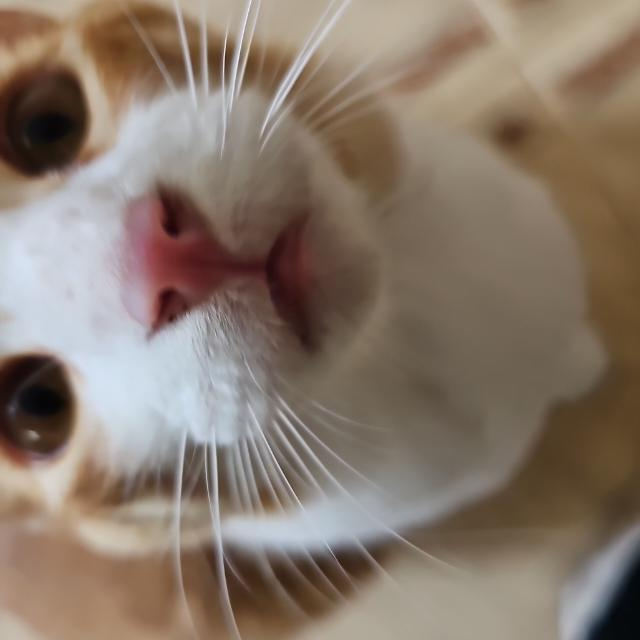
#> input picture lynx_server/uploads/buffer_imagen.png, 640 x 640 px, given in place of the camera
$ python vision_02.py
#> lines starting #> are read from the running program, lines starting #| are printed output that depends on the picture; after the words box and inside, x2 and y2 are one past the last pixel; in counts of white or black regions, pixels touching at a corner belong together
import cv2
import numpy as np
import time
from scipy.interpolate import splprep, splev

def nothing(x): pass

# --- Math & Vision Functions ---

def suavizar_contorno_spline(contour, suavidad=0.0):
    """Converts a rough contour into a smooth B-Spline curve."""
    pts = [tuple(p[0]) for p in contour]
    unique_pts = [pts[0]]
    for p in pts[1:]:
        if p != unique_pts[-1]:
            unique_pts.append(p)

    if len(unique_pts) < 4:
        return [(int(p[0]), int(p[1])) for p in unique_pts]

    x = [p[0] for p in unique_pts]
    y = [p[1] for p in unique_pts]

    try:
        # per=False prevents Scipy from forcing a closed curve, avoiding warnings
        tck, u = splprep([x, y], s=suavidad, per=False)
        u_new = np.linspace(u.min(), u.max(), len(unique_pts) * 5)
        x_new, y_new = splev(u_new, tck, der=0)

        return [(int(x_new[i]), int(y_new[i])) for i in range(len(x_new))]

    except Exception:
        return [(int(p[0]), int(p[1])) for p in unique_pts]

def extraer_vectores_organicos(imagen_binaria, suavidad, min_len):
    """Extraction engine for organic contour smoothing."""
    contornos, _ = cv2.findContours(imagen_binaria, cv2.RETR_LIST, cv2.CHAIN_APPROX_NONE)

    rutas_extraidas = []
    for cnt in contornos:
        if cv2.arcLength(cnt, False) > min_len:
            ruta_suave = suavizar_contorno_spline(cnt, suavidad)
            rutas_extraidas.append(ruta_suave)

    return rutas_extraidas

# --- Core Logic ---

def procesar_frame(frame, config=None):
    """
    Applies B-Spline visual logic.
    Returns: rutas_finales, edges_cleaned
    """
    if config is None:
        config = {
            'bloque': 11, 'c': 2, 'suavidad': 50, 'basura': 15
        }

    val_bloque = config['bloque']
    val_c = config['c']
    val_suavidad = config['suavidad']
    val_basura = config['basura']

    if val_bloque % 2 == 0: val_bloque += 1
    if val_bloque < 3: val_bloque = 3

    gray = cv2.cvtColor(frame, cv2.COLOR_BGR2GRAY)
    gray = cv2.medianBlur(gray, 5)

    edges = cv2.adaptiveThreshold(
        gray, 255,
        cv2.ADAPTIVE_THRESH_GAUSSIAN_C,
        cv2.THRESH_BINARY,
        val_bloque,
        val_c
    )

    edges_inv = cv2.bitwise_not(edges)
    kernel = np.ones((2,2), np.uint8)
    edges_cleaned = cv2.morphologyEx(edges_inv, cv2.MORPH_OPEN, kernel)

    rutas_finales = extraer_vectores_organicos(edges_cleaned, val_suavidad, val_basura)

    return rutas_finales, edges_cleaned

# --- Camera & Standalone UI ---

def obtener_trazos_organicos(usar_ui=True, cam_index=0):
    """Standalone test for organic splines extraction."""
#> called with usar_ui = True, cam_index = 0
    cap = cv2.VideoCapture(cam_index)
    while True:
        ret, frame = cap.read()
#> frame is the input picture: shape (640, 640, 3); mean B, G, R 107.4, 120.6, 136.1
        if not ret: break

        frame = cv2.flip(frame, 1)
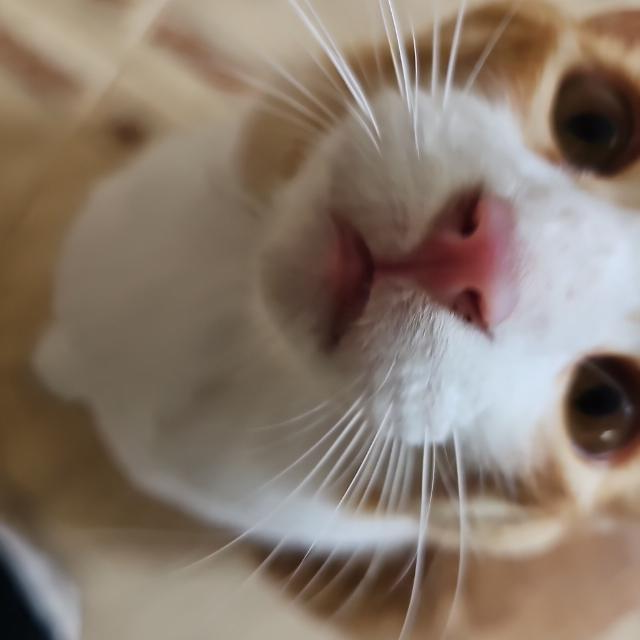
#> frame: shape (640, 640, 3); mean B, G, R 107.4, 120.6, 136.1
        rutas, img_debug = procesar_frame(frame)
#> in procesar_frame, `gray = cv2.cvtColor(frame, cv2.COLOR_BGR2GRAY)`:
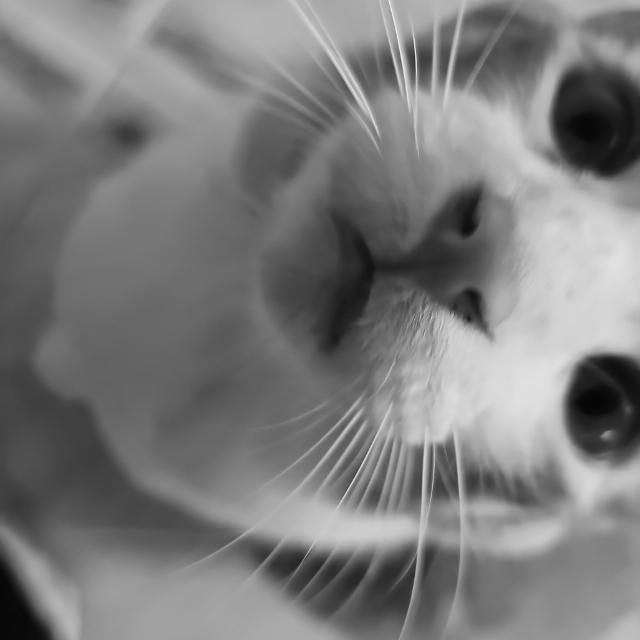
#> gray: shape (640, 640); min 5, max 247, mean 123.8
#> in procesar_frame, `edges = cv2.adaptiveThreshold( gray, 255, cv2.ADAPTIVE_THRESH_GAUSSIAN..`:
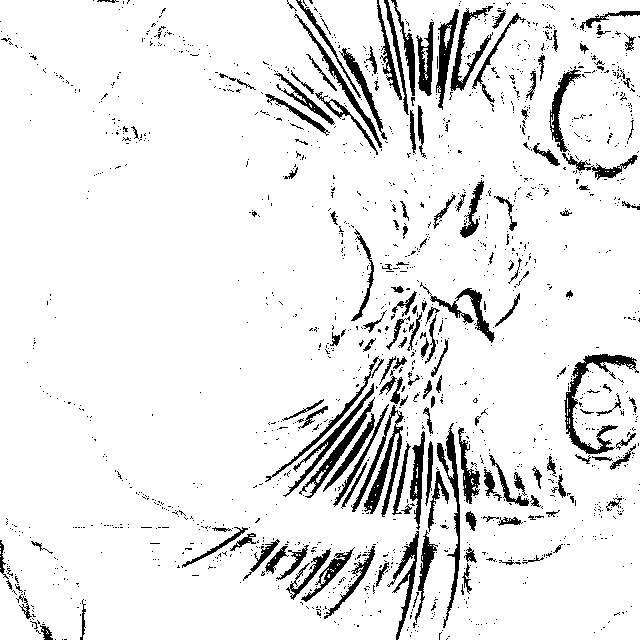
#> edges: shape (640, 640); 91.3% white; 1574 black regions (1414 under 20 px), largest, box (x1, y1, x2, y2) and area: (351, 405, 404, 517) 1543, (564, 354, 639, 454) 1538, (437, 423, 460, 628) 1076
#> in procesar_frame, `edges_cleaned = cv2.morphologyEx(edges_inv, cv2.MORPH_OPEN, kernel)`:
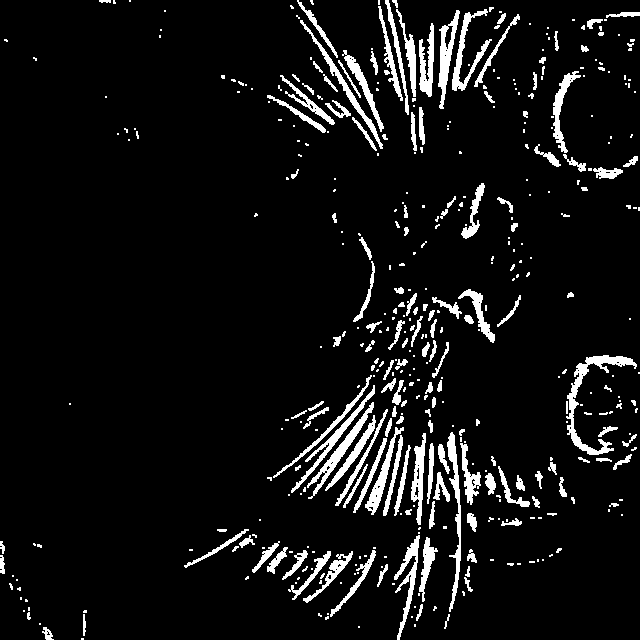
#> edges_cleaned: shape (640, 640); 7.1% white; 438 white regions (278 under 20 px)
#> in extraer_vectores_organicos, `contornos, _ = cv2.findContours(imagen_binaria, cv2.RETR_LIST, cv2.CHA..`: contornos = 504 contours, 377 with area under 20; largest, box (x1, y1, x2, y2) and area: (566, 355, 637, 455) 1058, (438, 10, 460, 109) 770, (307, 402, 374, 499) 698, (447, 432, 461, 612) 662, (452, 9, 492, 91) 627
#> the loop in extraer_vectores_organicos, `for cnt in contornos:` made 504 passes
#> cnt on passes 3, 5, 7, 8, 12, 16: [[46, 631], [47, 630], [48, 631], [47, 632]], [[358, 626], [358, 627], [359, 627], [359, 626]], [[39, 623], [39, 624], [40, 624], [40, 623]], [[411, 616], [411, 617], [412, 617], [412, 616]], [[327, 613], [327, 614], [328, 614], [328, 613]], [[23, 610], [23, 611], [24, 611], [24, 610]]
#> after the loop in extraer_vectores_organicos, `for cnt in contornos:`: rutas_extraidas = 172 items
#> rutas = 172 items

        if usar_ui:
            cv2.imshow('Script 2: Organic Splines', img_debug)
            if cv2.waitKey(1) & 0xFF == ord('q'): break
#> (key q is pressed here)
        else:
            break

    cap.release()
    cv2.destroyAllWindows()
    return rutas, img_debug

if __name__ == "__main__":
    print("Starting Vision Module 02 (Splines)...")
    obtener_trazos_organicos(usar_ui=True)
